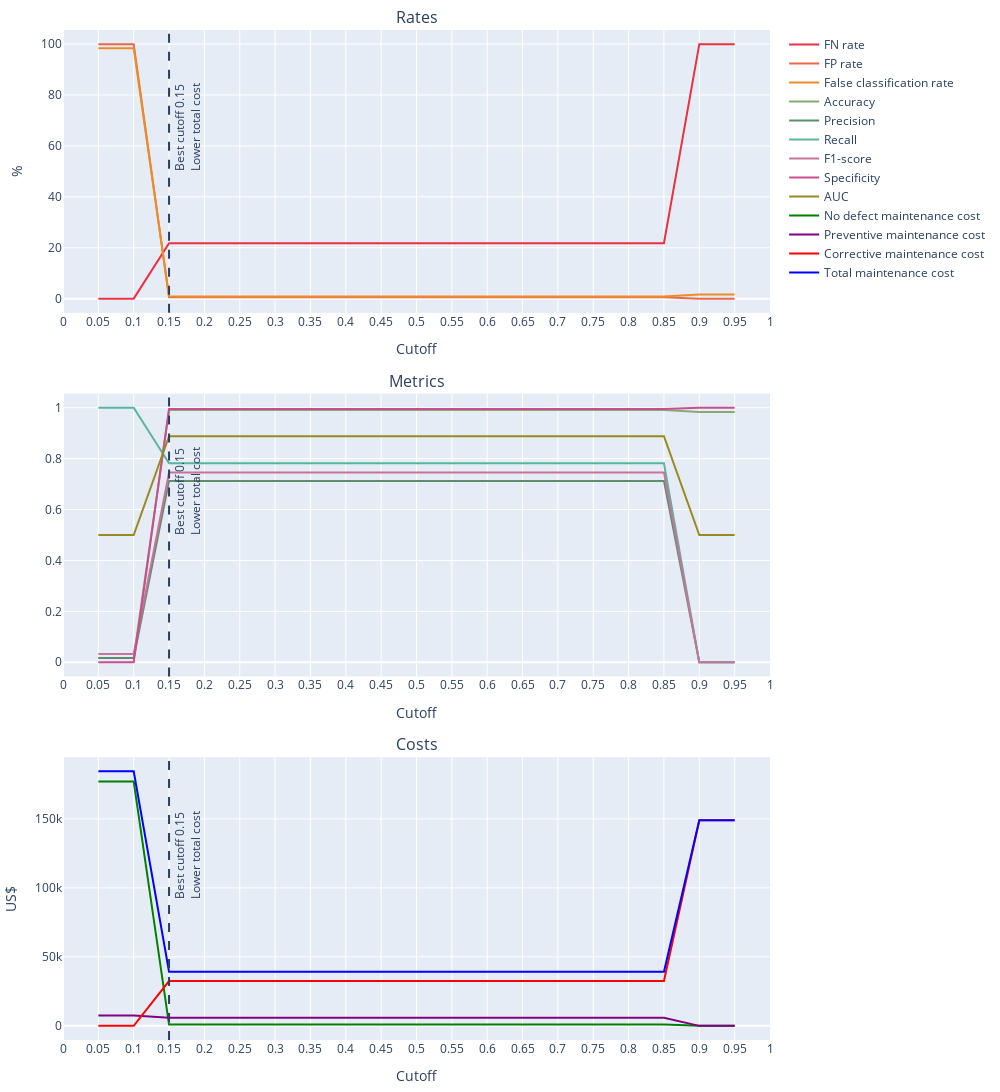

This figure's notebook cell:
### Code cell
df_pred_proba_ada_rf_clf = pd.DataFrame(y_pred_proba_ada_rf_clf,
                                        columns=['proba_non_event', 'proba_event']
                                       )
df_metrics_ada_rf_clf = calculate_metrics_range_cutoff(df_pred_proba_ada_rf_clf, y_val)
plot_metrics(df_metrics_ada_rf_clf)

### Figure 1 — Plotly figure (JSON) as saved in the notebook; plotly's stock layout.template omitted (floating-point values rounded to 4 significant figures)
{"data": [{"line": {"color": "#eb3040"}, "mode": "lines", "name": "FN rate", "type": "scatter", "x": [0.05, 0.1, 0.15, 0.2, 0.25, 0.3, 0.35, 0.4, 0.45, 0.5, 0.55, 0.6, 0.65, 0.7, 0.75, 0.8, 0.85, 0.9, 0.95], "xaxis": "x", "y": [0, 0, 21.81, 21.81, 21.81, 21.81, 21.81, 21.81, 21.81, 21.81, 21.81, 21.81, 21.81, 21.81, 21.81, 21.81, 21.81, 100, 100], "yaxis": "y"}, {"line": {"color": "#eb6949"}, "mode": "lines", "name": "FP rate", "type": "scatter", "x": [0.05, 0.1, 0.15, 0.2, 0.25, 0.3, 0.35, 0.4, 0.45, 0.5, 0.55, 0.6, 0.65, 0.7, 0.75, 0.8, 0.85, 0.9, 0.95], "xaxis": "x", "y": [100, 100, 0.531, 0.531, 0.531, 0.531, 0.531, 0.531, 0.531, 0.531, 0.531, 0.531, 0.531, 0.531, 0.531, 0.531, 0.531, 0, 0], "yaxis": "y"}, {"line": {"color": "#eb8d27"}, "mode": "lines", "name": "False classification rate", "type": "scatter", "x": [0.05, 0.1, 0.15, 0.2, 0.25, 0.3, 0.35, 0.4, 0.45, 0.5, 0.55, 0.6, 0.65, 0.7, 0.75, 0.8, 0.85, 0.9, 0.95], "xaxis": "x", "y": [98.34, 98.34, 0.8833, 0.8833, 0.8833, 0.8833, 0.8833, 0.8833, 0.8833, 0.8833, 0.8833, 0.8833, 0.8833, 0.8833, 0.8833, 0.8833, 0.8833, 1.656, 1.656], "yaxis": "y"}, {"line": {"color": "#85ab71"}, "mode": "lines", "name": "Accuracy", "type": "scatter", "x": [0.05, 0.1, 0.15, 0.2, 0.25, 0.3, 0.35, 0.4, 0.45, 0.5, 0.55, 0.6, 0.65, 0.7, 0.75, 0.8, 0.85, 0.9, 0.95], "xaxis": "x2", "y": [0.01656, 0.01656, 0.9912, 0.9912, 0.9912, 0.9912, 0.9912, 0.9912, 0.9912, 0.9912, 0.9912, 0.9912, 0.9912, 0.9912, 0.9912, 0.9912, 0.9912, 0.9834, 0.9834], "yaxis": "y2"}, {"line": {"color": "#5e8d6f"}, "mode": "lines", "name": "Precision", "type": "scatter", "x": [0.05, 0.1, 0.15, 0.2, 0.25, 0.3, 0.35, 0.4, 0.45, 0.5, 0.55, 0.6, 0.65, 0.7, 0.75, 0.8, 0.85, 0.9, 0.95], "xaxis": "x2", "y": [0.01656, 0.01656, 0.7125, 0.7125, 0.7125, 0.7125, 0.7125, 0.7125, 0.7125, 0.7125, 0.7125, 0.7125, 0.7125, 0.7125, 0.7125, 0.7125, 0.7125, 0, 0], "yaxis": "y2"}, {"line": {"color": "#58b69e"}, "mode": "lines", "name": "Recall", "type": "scatter", "x": [0.05, 0.1, 0.15, 0.2, 0.25, 0.3, 0.35, 0.4, 0.45, 0.5, 0.55, 0.6, 0.65, 0.7, 0.75, 0.8, 0.85, 0.9, 0.95], "xaxis": "x2", "y": [1, 1, 0.7819, 0.7819, 0.7819, 0.7819, 0.7819, 0.7819, 0.7819, 0.7819, 0.7819, 0.7819, 0.7819, 0.7819, 0.7819, 0.7819, 0.7819, 0, 0], "yaxis": "y2"}, {"line": {"color": "#c87499"}, "mode": "lines", "name": "F1-score", "type": "scatter", "x": [0.05, 0.1, 0.15, 0.2, 0.25, 0.3, 0.35, 0.4, 0.45, 0.5, 0.55, 0.6, 0.65, 0.7, 0.75, 0.8, 0.85, 0.9, 0.95], "xaxis": "x2", "y": [0.03257, 0.03257, 0.7456, 0.7456, 0.7456, 0.7456, 0.7456, 0.7456, 0.7456, 0.7456, 0.7456, 0.7456, 0.7456, 0.7456, 0.7456, 0.7456, 0.7456, 0, 0], "yaxis": "y2"}, {"line": {"color": "#cb4d8e"}, "mode": "lines", "name": "Specificity", "type": "scatter", "x": [0.05, 0.1, 0.15, 0.2, 0.25, 0.3, 0.35, 0.4, 0.45, 0.5, 0.55, 0.6, 0.65, 0.7, 0.75, 0.8, 0.85, 0.9, 0.95], "xaxis": "x2", "y": [0, 0, 0.9947, 0.9947, 0.9947, 0.9947, 0.9947, 0.9947, 0.9947, 0.9947, 0.9947, 0.9947, 0.9947, 0.9947, 0.9947, 0.9947, 0.9947, 1, 1], "yaxis": "y2"}, {"line": {"color": "#988921"}, "mode": "lines", "name": "AUC", "type": "scatter", "x": [0.05, 0.1, 0.15, 0.2, 0.25, 0.3, 0.35, 0.4, 0.45, 0.5, 0.55, 0.6, 0.65, 0.7, 0.75, 0.8, 0.85, 0.9, 0.95], "xaxis": "x2", "y": [0.5, 0.5, 0.8883, 0.8883, 0.8883, 0.8883, 0.8883, 0.8883, 0.8883, 0.8883, 0.8883, 0.8883, 0.8883, 0.8883, 0.8883, 0.8883, 0.8883, 0.5, 0.5], "yaxis": "y2"}, {"line": {"color": "green"}, "mode": "lines", "name": "No defect maintenance cost", "type": "scatter", "x": [0.05, 0.1, 0.15, 0.2, 0.25, 0.3, 0.35, 0.4, 0.45, 0.5, 0.55, 0.6, 0.65, 0.7, 0.75, 0.8, 0.85, 0.9, 0.95], "xaxis": "x3", "y": [177020, 177020, 940, 940, 940, 940, 940, 940, 940, 940, 940, 940, 940, 940, 940, 940, 940, 0, 0], "yaxis": "y3"}, {"line": {"color": "purple"}, "mode": "lines", "name": "Preventive maintenance cost", "type": "scatter", "x": [0.05, 0.1, 0.15, 0.2, 0.25, 0.3, 0.35, 0.4, 0.45, 0.5, 0.55, 0.6, 0.65, 0.7, 0.75, 0.8, 0.85, 0.9, 0.95], "xaxis": "x3", "y": [7450, 7450, 5825, 5825, 5825, 5825, 5825, 5825, 5825, 5825, 5825, 5825, 5825, 5825, 5825, 5825, 5825, 0, 0], "yaxis": "y3"}, {"line": {"color": "red"}, "mode": "lines", "name": "Corrective maintenance cost", "type": "scatter", "x": [0.05, 0.1, 0.15, 0.2, 0.25, 0.3, 0.35, 0.4, 0.45, 0.5, 0.55, 0.6, 0.65, 0.7, 0.75, 0.8, 0.85, 0.9, 0.95], "xaxis": "x3", "y": [0, 0, 32500, 32500, 32500, 32500, 32500, 32500, 32500, 32500, 32500, 32500, 32500, 32500, 32500, 32500, 32500, 149000, 149000], "yaxis": "y3"}, {"line": {"color": "blue"}, "mode": "lines", "name": "Total maintenance cost", "type": "scatter", "x": [0.05, 0.1, 0.15, 0.2, 0.25, 0.3, 0.35, 0.4, 0.45, 0.5, 0.55, 0.6, 0.65, 0.7, 0.75, 0.8, 0.85, 0.9, 0.95], "xaxis": "x3", "y": [184470, 184470, 39265, 39265, 39265, 39265, 39265, 39265, 39265, 39265, 39265, 39265, 39265, 39265, 39265, 39265, 39265, 149000, 149000], "yaxis": "y3"}], "layout": {"annotations": [{"font": {"size": 16}, "showarrow": false, "text": "Rates", "x": 0.5, "xanchor": "center", "xref": "paper", "y": 1, "yanchor": "bottom", "yref": "paper"}, {"font": {"size": 16}, "showarrow": false, "text": "Metrics", "x": 0.5, "xanchor": "center", "xref": "paper", "y": 0.64, "yanchor": "bottom", "yref": "paper"}, {"font": {"size": 16}, "showarrow": false, "text": "Costs", "x": 0.5, "xanchor": "center", "xref": "paper", "y": 0.28, "yanchor": "bottom", "yref": "paper"}], "height": 1200, "margin": {"b": 10, "l": 10, "pad": 0, "r": 10, "t": 30}, "shapes": [{"label": {"text": "Best cutoff 0.15                              <br>Lower total cost", "xanchor": "left", "yanchor": "top"}, "line": {"dash": "dash"}, "type": "line", "x0": 0.15, "x1": 0.15, "xref": "x", "y0": 0, "y1": 1, "yref": "y domain"}, {"label": {"text": "Best cutoff 0.15                              <br>Lower total cost", "xanchor": "left", "yanchor": "top"}, "line": {"dash": "dash"}, "type": "line", "x0": 0.15, "x1": 0.15, "xref": "x2", "y0": 0, "y1": 1, "yref": "y2 domain"}, {"label": {"text": "Best cutoff 0.15                              <br>Lower total cost", "xanchor": "left", "yanchor": "top"}, "line": {"dash": "dash"}, "type": "line", "x0": 0.15, "x1": 0.15, "xref": "x3", "y0": 0, "y1": 1, "yref": "y3 domain"}], "showlegend": true, "width": 1000, "xaxis": {"anchor": "y", "domain": [0, 1], "dtick": 0.05, "range": [0, 1], "title": {"text": "Cutoff"}}, "xaxis2": {"anchor": "y2", "domain": [0, 1], "dtick": 0.05, "range": [0, 1], "title": {"text": "Cutoff"}}, "xaxis3": {"anchor": "y3", "domain": [0, 1], "dtick": 0.05, "range": [0, 1], "title": {"text": "Cutoff"}}, "yaxis": {"anchor": "x", "domain": [0.72, 1], "title": {"text": "%"}}, "yaxis2": {"anchor": "x2", "domain": [0.36, 0.64]}, "yaxis3": {"anchor": "x3", "domain": [0, 0.28], "title": {"text": "US$"}}}}
